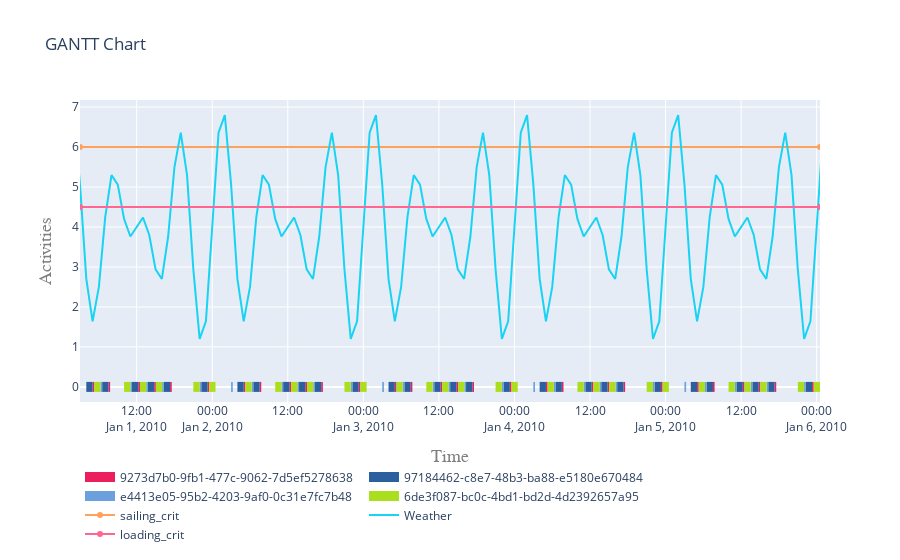

Write notebook code for a chart like this one.
### Markdown cell above
##### 5.2 Visualise gantt charts

### Code cell
res = plot.get_gantt_chart([vessel01], y_scale="numbers", static=True)
data = res['data']
layout = res['layout']

data.append({
    "name": "sailing_crit",
    "x":[vessel01.log["Timestamp"][0].isoformat(), vessel01.log["Timestamp"][-1].isoformat()],
    "y":[sailing_crit.maximum,sailing_crit.maximum],
})

data.append({
    "name": "Weather",
    "x":metocean_df.index,
    "y":metocean_df[sailing_crit.condition],
})

data.append({
    "name": "loading_crit",
    "x":[vessel01.log["Timestamp"][0].isoformat(), vessel01.log["Timestamp"][-1].isoformat()],
    "y":[loading_crit.maximum,loading_crit.maximum],
})

go.Figure(data=data, layout=layout)

### Figure 1 — Plotly figure (JSON) as saved in the notebook; plotly's stock layout.template omitted (floating-point values rounded to 4 significant figures; data arrays with more than 128 entries replaced by an {"elided": "..."} marker saying what was removed)
{"data": [{"connectgaps": false, "hoverinfo": "y+name", "line": {"color": "rgb(235,31,94)", "width": 10}, "mode": "lines", "name": "9273d7b0-9fb1-477c-9062-7d5ef5278638", "type": "scatter", "x": {"elided": "150 str values"}, "y": {"elided": "150 int values"}}, {"connectgaps": false, "hoverinfo": "y+name", "line": {"color": "rgb(43,95,158)", "width": 10}, "mode": "lines", "name": "97184462-c8e7-48b3-ba88-e5180e670484", "type": "scatter", "x": {"elided": "150 str values"}, "y": {"elided": "150 int values"}}, {"connectgaps": false, "hoverinfo": "y+name", "line": {"color": "rgb(107,159,222)", "width": 10}, "mode": "lines", "name": "e4413e05-95b2-4203-9af0-0c31e7fc7b48", "type": "scatter", "x": {"elided": "150 str values"}, "y": {"elided": "150 int values"}}, {"connectgaps": false, "hoverinfo": "y+name", "line": {"color": "rgb(171,223,30)", "width": 10}, "mode": "lines", "name": "6de3f087-bc0c-4bd1-bd2d-4d2392657a95", "type": "scatter", "x": {"elided": "150 str values"}, "y": {"elided": "150 int values"}}, {"name": "sailing_crit", "type": "scatter", "x": ["2010-01-01T03:00:00", "2010-01-06T00:31:25.649182"], "y": [6, 6]}, {"name": "Weather", "type": "scatter", "x": {"elided": "192 str values"}, "y": {"elided": "192 float values"}}, {"name": "loading_crit", "type": "scatter", "x": ["2010-01-01T03:00:00", "2010-01-06T00:31:25.649182"], "y": [4.5, 4.5]}], "layout": {"hovermode": "closest", "legend": {"orientation": "h", "x": 0, "y": -0.2}, "title": {"text": "GANTT Chart"}, "xaxis": {"range": ["2010-01-01T03:00:00", "2010-01-06T00:31:25.649182"], "title": {"font": {"color": "#7f7f7f", "family": "Courier New, monospace", "size": 18}, "text": "Time"}}, "yaxis": {"title": {"font": {"color": "#7f7f7f", "family": "Courier New, monospace", "size": 18}, "text": "Activities"}}}}
